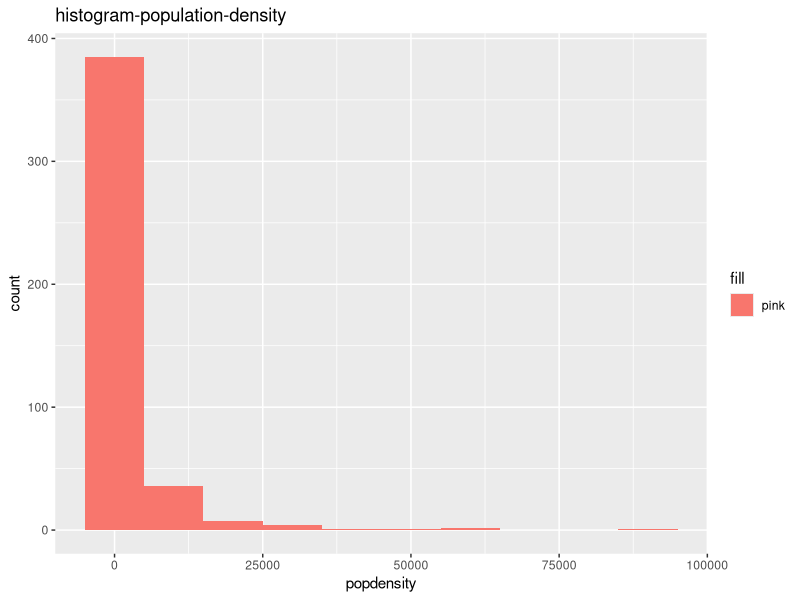
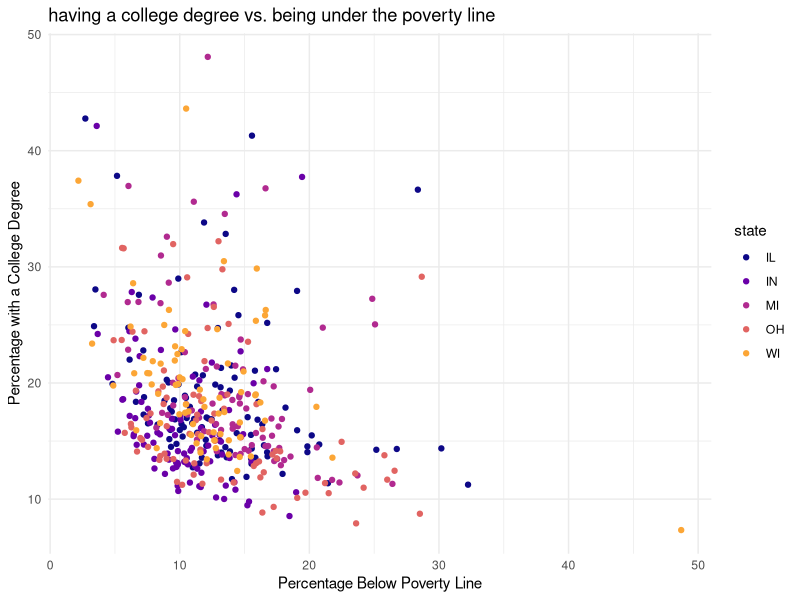
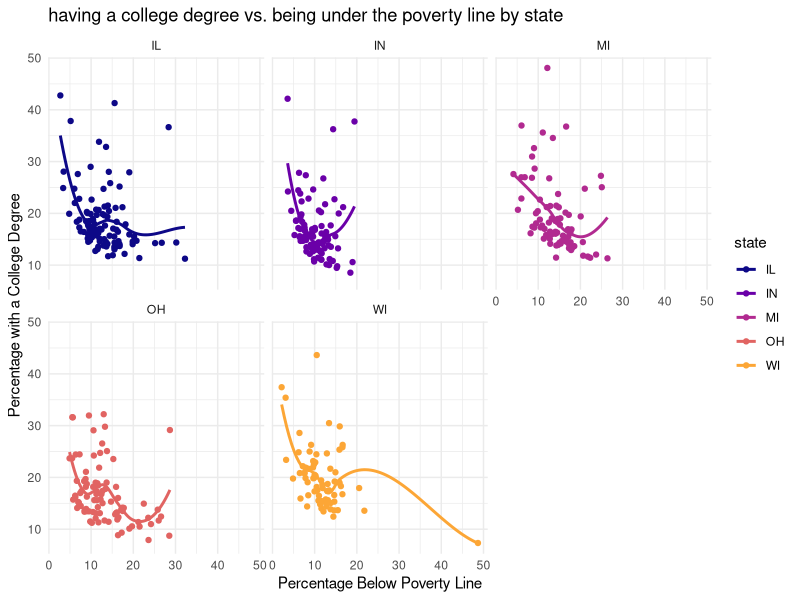

R code for these plots, in order:
## ---- chunk 1
#| label: load-packages
#| message: false

library(tidyverse)
library(viridis)
## ---- chunk 2
glimpse(midwest)
view(midwest)
## ---- chunk 3
#this creates a histogram for population density 
ggplot(data = midwest, aes(x = popdensity, fill = "pink")) +
  geom_histogram(binwidth = 10000) +
 labs(title = "histogram-population-density") 
## ---- chunk 4
ggplot(data = midwest, aes(y = percollege, x = percbelowpoverty, color = state))+
  geom_point()+
  labs(title = "having a college degree vs. being under the poverty line", x = "Percentage Below Poverty Line", y = "Percentage with a College Degree") +
  scale_color_viridis_d(option = "C", end = 0.8) +
  theme_minimal() 
## ---- chunk 5
ggplot(data = midwest, aes(y = percollege, x = percbelowpoverty, color = state))+
  geom_point()+
  labs(title = "having a college degree vs. being under the poverty line by state", x = "Percentage Below Poverty Line", y = "Percentage with a College Degree") +
  facet_wrap(~state)+
  scale_color_viridis_d(option = "C", end = 0.8) +
  theme_minimal() +
  geom_smooth(se = FALSE)
